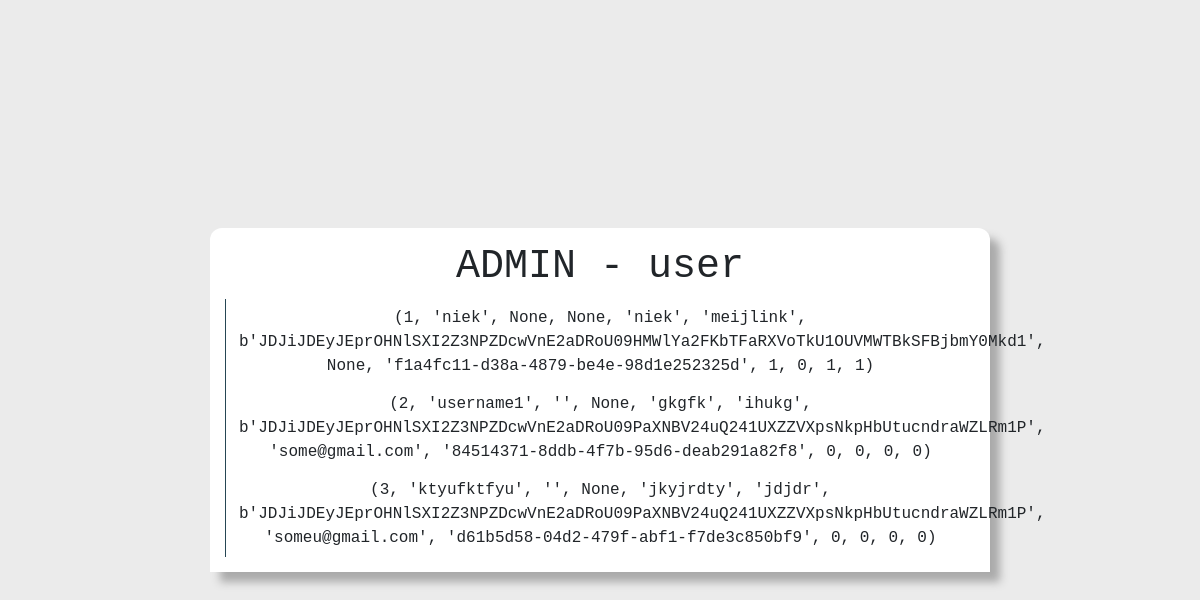
The app's page /admin/user/ (signed in) with its own data.
### tables this page shows
CREATE TABLE user(
    id INTEGER PRIMARY KEY AUTOINCREMENT,
    
    name varchar(24) NOT NULL UNIQUE,
    pfp varchar(64),
    banner varchar(64),

    first_name varchar(24),
    last_name varchar(24),
    passwordHash BINARY(64) NOT NULL,
    email varchar(319) UNIQUE,
    
    token varchar(64) UNIQUE, -- Should have more stuff like age etc.

    isSeller BOOLEAN DEFAULT 0, --0 = False and 1 is True
    privacy BOOLEAN DEFAULT 0,
    isAdmin BOOLEAN DEFAULT 0,
    isMod BOOLEAN DEFAULT 0
);

### views.py (the view)
def adminSpecificView(specific):
    user = userhandle.isLoggedIn(session) # Check if the session data is valid
    if user == []: return redirect(url_for('logout'))
    if user[2] == 0: return redirect(url_for('home'))
    data = database.read(f'{specific}', '*')
    return render_template('adminView.html', data=data, table=specific)

### handles/databaseHandle.py (called while the page is built)
    def read(self, tables, rows, specification=''):
        self.cursor.execute(f'SELECT {rows} FROM {tables} {specification}')
        rows = self.cursor.fetchall()
        return rows #! Returns every row even if you should not be able to see it

### handles/incryptionHandle.py (called while the page is built)
def checkHash(check: str, hash: str):
    return bcrypt.checkpw(check.encode('utf-8'), base64.b64decode(hash))

### handles/userHandle.py (called while the page is built)
    def isLoggedIn(self, session):
        if 'token' not in session or 'id' not in session: return []
        token, id = session['token'], session['id']
        try:
            user = self.database.read(tables='user', rows='id, token, isAdmin, email', specification=f'WHERE id="{id}"')[0] # Get the user with the same id
        except IndexError: return []
        if not checkHash(user[1], token): return [] # Check if the token is valid #!Not sure if the [0] is needed
        return user

### templates/adminView.html (shortened to what this page needs)
<!DOCTYPE html>
<html lang="en-us">
    <head>
        <link rel="stylesheet" href="https://cdn.jsdelivr.net/npm/bootstrap@4.3.1/dist/css/bootstrap.min.css">
        <link rel="stylesheet" href="/static/css/admin.css">
    </head>
    <body>
        <div class="main">
            <h1>ADMIN - {{table}}</h1>
            <div class="tables">
                {% for i in data %}
                    <a class="btn custom-button" role="button">{{i}}</a>
                {% endfor %}
            </div>
        </div>
    </body>
</html>

### static/css/admin.css (style rules this page uses)
* { font-family: 'Courier New', monospace !important; }
body { height: 100%; background: #ebebeb; }
.main { padding: 15px; text-align: center; box-shadow: 10px 10px 8px #aaaaaa; border-radius: 12px 12px 0 0; width: 65%; height: auto; background: white; position: absolute; top: 50%; left: 50%; transform: translate(-50%, -50%); }
.tables { border-left: rgb(38, 70, 83) solid 1px; }
.custom-button { width: 100%; border: 0 0 0 0; transition: 0.4s linear; border-radius: 0 8px 8px 0; }

### records on screen
user: i "(1, 'niek', None, None, 'niek', 'meijlink', b'JDJiJDEyJEprOHNlSXI2Z3NPZDcwVnE2aDRoU09HMWlYa2FKbTFaRXVoTkU1OUVMWTBkSFBjbmY0Mkd1', None, 'f1a4fc11-d38a-4879-be4e-98d1e252325d', 1, 0, 1, 1)"
user: i "(2, 'username1', '', None, 'gkgfk', 'ihukg', b'JDJiJDEyJEprOHNlSXI2Z3NPZDcwVnE2aDRoU09PaXNBV24uQ241UXZZVXpsNkpHbUtucndraWZLRm1P', 'some@gmail.com', '84514371-8ddb-4f7b-95d6-deab291a82f8', 0, 0, 0, 0)"
user: i "(3, 'ktyufktfyu', '', None, 'jkyjrdty', 'jdjdr', b'JDJiJDEyJEprOHNlSXI2Z3NPZDcwVnE2aDRoU09PaXNBV24uQ241UXZZVXpsNkpHbUtucndraWZLRm1P', 'someu@gmail.com', 'd61b5d58-04d2-479f-abf1-f7de3c850bf9', 0, 0, 0, 0)"

### other values on screen
{{ table }} "user"
